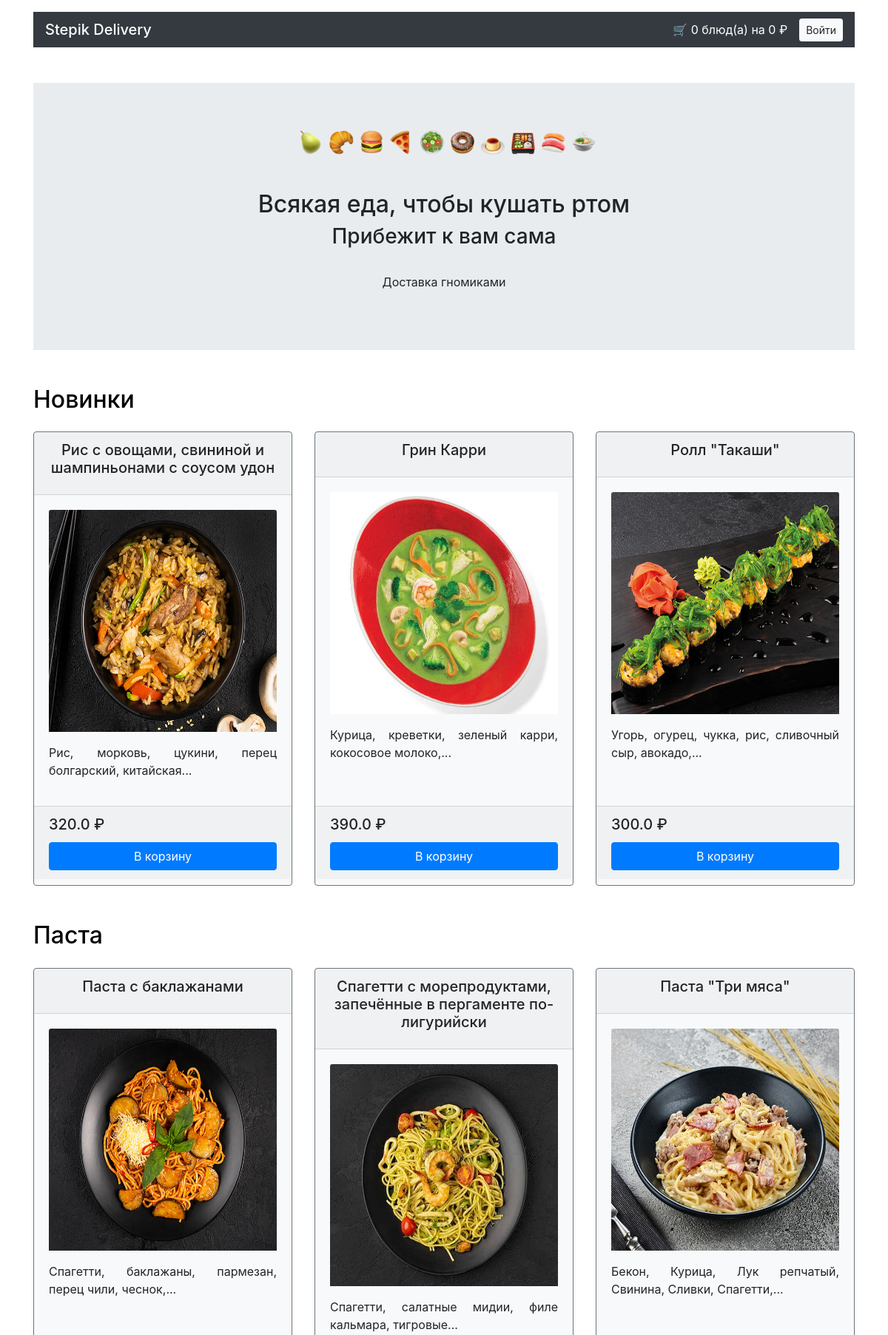
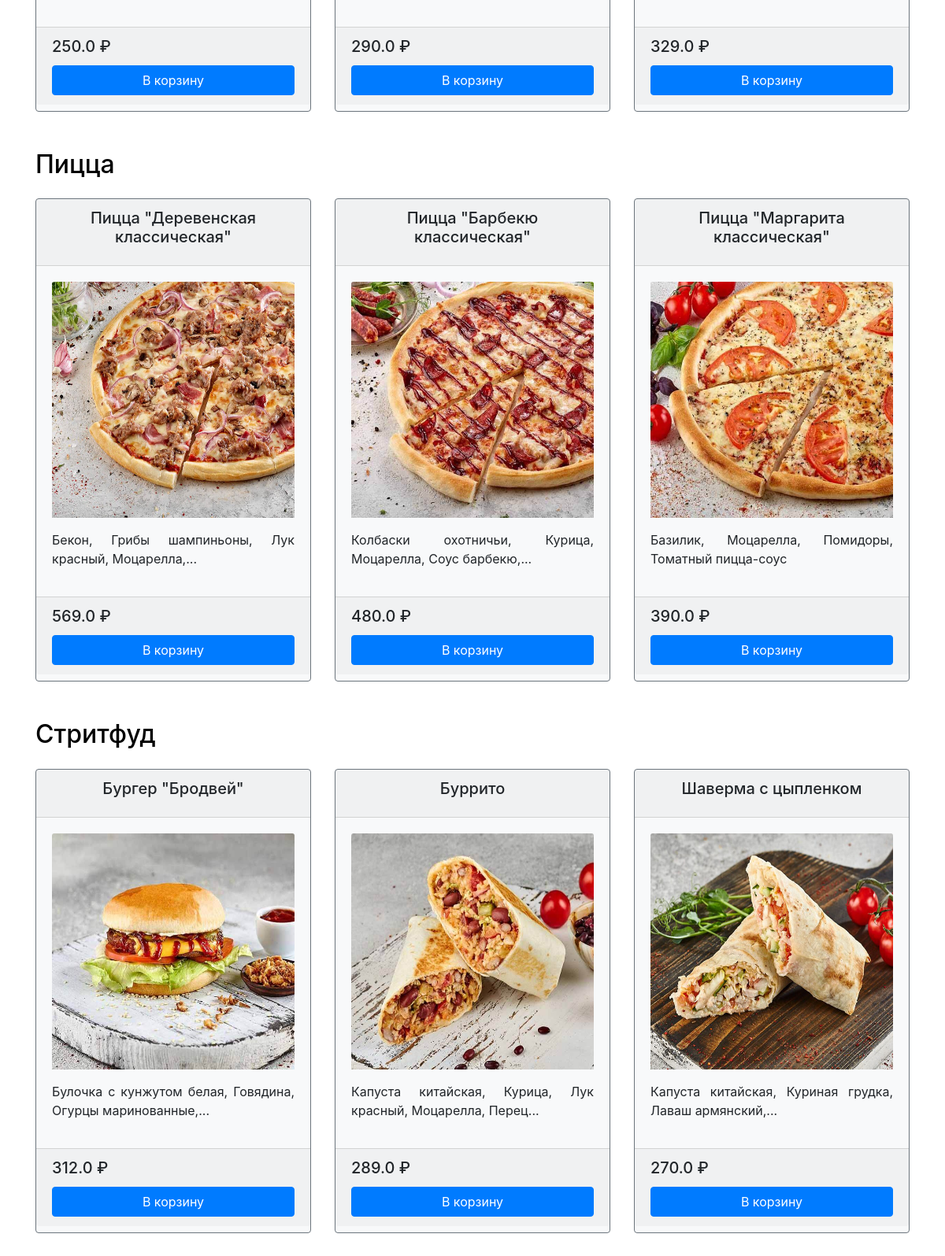
The page / (upper part) on the database its author committed (2 pictures, top to bottom).
### models.py (models this page shows)
class Category(db.Model):
    __tablename__ = 'categories'
    id = db.Column(db.Integer, primary_key=True)
    title = db.Column(db.String, nullable=False, unique=True)
    dishes = db.relationship('Dish', secondary=dishes_categories_association, back_populates='categories')

class Dish(db.Model):
    __tablename__ = 'dishes'
    id = db.Column(db.Integer, primary_key=True)
    title = db.Column(db.String, nullable=False, unique=True)
    price = db.Column(db.REAL, nullable=False)
    desc = db.Column(db.String, nullable=False)
    pic = db.Column(db.String, nullable=False)
    categories = db.relationship('Category', secondary=dishes_categories_association, back_populates='dishes')

### views.py (the view, shortened to what this page needs)
@app.route('/', methods=['GET', 'POST'])
def render_main():
    cart = session.get('cart', {'total': 0, 'dishes_list': []})
    session['cart'] = cart
    form = DishForm()
    categories = db.session.query(Category).order_by(Category.id.desc()).all()
    return render_template('main.html', cats=categories, cart=cart, form=form, email=session.get('email', False))

### forms.py
class DishForm(FlaskForm):
     dish_id = IntegerField()
     category = StringField()
     submit = SubmitField()

### app.py (called while the page is built)
def shuffle(seq):
    random.shuffle(seq)
    return seq

### templates/main.html (shortened to what this page needs)
{% extends 'base.html' %}
{% block main %}
    <main class="container mt-3">
        <section class="my-5 jumbotron jumbotron-fluid">
            <div class="text-center">
                <img class="ml-2"
                     alt="" width="401" height="33">
                <h1 class="h2 mt-5 m-2">Всякая еда, чтобы кушать ртом</h1>
                <h2 class="h3">Прибежит к вам сама</h2>
                <p class="pt-4">Доставка гномиками</p>
            </div>
        </section>
        {% for cat in cats %}
            <section id="{{ cat.title }}">
                <h2 class="mt-5 mb-1"><a href="#{{ cat.title }}"
                                         style="text-decoration: none; color: black;">{{ cat.title }}</a></h2>
                <div class="row mt-4">
                    {% for dish in (cat.dishes | shuffle)[:3] %}
                        <div class="col-12 col-md-4">
                            <div class="card mb-3 h-100 w-300 bg-light border-secondary">
                                <div class="card-header h-30">
                                    <h4 class="h5 card-title text-center">{{ dish.title }}</h4>
                                </div>
                                <div class="card-body">
                                    <img src=/static/pictures/{{ dish.pic }} width="240" height="300"
                                         class="card-img-top" alt="">
                                    <p class="card-text text-justify mt-3">{{ dish.desc | truncate(60) }}</p>
                                </div>
                                <div class="h5 card-footer">
                                    <h4 class="h5 card-title">{{ dish.price }} ₽</h4>
                                    <form action="/#" method="POST">
                                        {{ form.submit(class="btn btn-primary btn-block", value="В корзину") }}
                                    </form>
                                </div>
                            </div>
                        </div>
                    {% endfor %}
                </div>
            </section>
        {% endfor %}
    </main>
{% endblock %}

### templates/base.html (style rules this page uses)
html { position: relative; min-height: 100%; }
body { margin-bottom: 60px; }

### rows shown on the page
Category: title "Новинки"
Dish: title "Рис с овощами, свининой и шампиньонами с соусом удон", pic (picture), desc "Рис, морковь, цукини, перец болгарский, китайская...", price "320.0"
Dish: title "Грин Карри", pic (picture), desc "Курица, креветки, зеленый карри, кокосовое молоко,...", price "390.0"
Dish: title "Ролл \"Такаши\"", pic (picture), desc "Угорь, огурец, чукка, рис, сливочный сыр, авокадо,...", price "300.0"
Category: title "Паста"
Dish: title "Паста с баклажанами", pic (picture), desc "Спагетти, баклажаны, пармезан, перец чили, чеснок,...", price "250.0"
Dish: title "Спагетти с морепродуктами, запечённые в пергаменте по-лигурийски", pic (picture), desc "Спагетти, салатные мидии, филе кальмара, тигровые...", price "290.0"
Dish: title "Паста \"Три мяса\"", pic (picture), desc "Бекон, Курица, Лук репчатый, Свинина, Сливки, Спагетти,...", price "329.0"
Category: title "Пицца"
Dish: title "Пицца \"Деревенская классическая\"", pic (picture), desc "Бекон, Грибы шампиньоны, Лук красный, Моцарелла,...", price "569.0"
Dish: title "Пицца \"Барбекю классическая\"", pic (picture), desc "Колбаски охотничьи, Курица, Моцарелла, Соус барбекю,...", price "480.0"
Dish: title "Пицца \"Маргарита классическая\"", pic (picture), desc "Базилик, Моцарелла, Помидоры, Томатный пицца-соус", price "390.0"
Category: title "Стритфуд"
Dish: title "Бургер \"Бродвей\"", pic (picture), desc "Булочка с кунжутом белая, Говядина, Огурцы маринованные,...", price "312.0"
Dish: title "Буррито", pic (picture), desc "Капуста китайская, Курица, Лук красный, Моцарелла, Перец...", price "289.0"
Dish: title "Шаверма с цыпленком", pic (picture), desc "Капуста китайская, Куриная грудка, Лаваш армянский,...", price "270.0"

### other values the page prints
{{ cart['dishes_list'] | length }} "0"
{{ cart['total'] }} "0"
